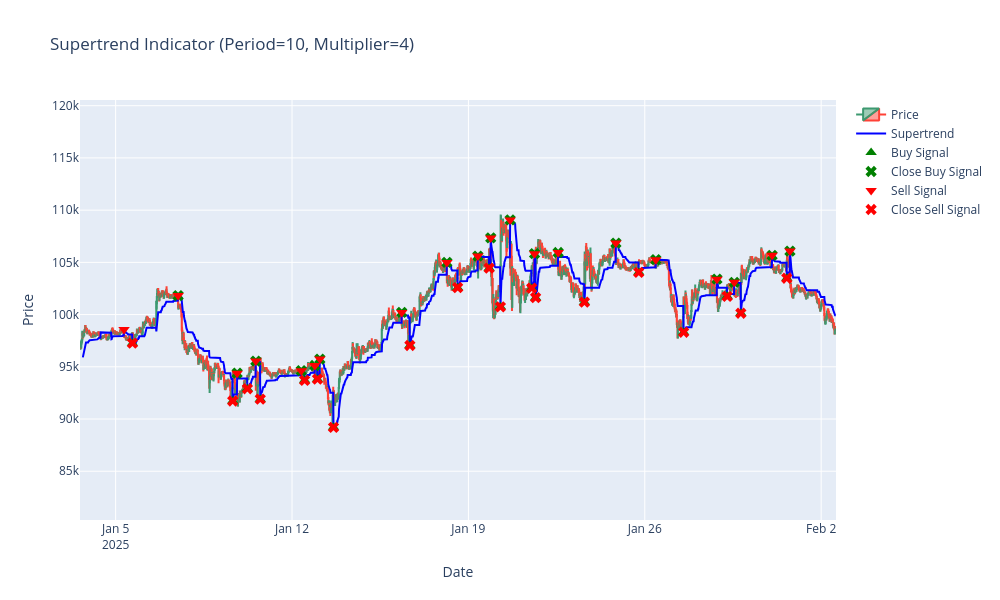

Write notebook code for a chart like this one.
### Code cell
import pandas as pd
import pandas_ta as ta
import plotly.graph_objects as go
from plotly.subplots import make_subplots
from itertools import product

class Supertrend:
    def __init__(self, data, period, multiplier, capital=100, tc=0.0005):
        self.data = data
        self.period = period
        self.multiplier = multiplier
        self.df = None
        self.ADX = None
        self.capital = capital
        self.tc = tc

    def prepare_data(self):
        if isinstance(self.data, str):
            self.df = pd.read_csv(self.data)
        elif isinstance(self.data, pd.DataFrame):
            self.df = self.data.copy()
        self.df['return'] = self.df['Close'].pct_change()
        self.df['Datetime'] = pd.to_datetime(self.df['Datetime'])

    def calculate_ADX(self):
        if self.df is None:
            raise ValueError("Data not prepared. Call prepare_data() first.")
        self.ADX = ta.adx(self.df['High'], self.df['Low'], self.df['Close'], 14)
        return self.ADX

    def supertrend(self):
        if self.df is None:
            raise ValueError("Data not prepared. Call prepare_data() first.")
        
        df = self.df
        st = ta.supertrend(
            high=df['High'],
            low=df['Low'],
            close=df['Close'],
            length=self.period,
            multiplier=self.multiplier
        )

        supertrend_col = f"SUPERT_{self.period}_{self.multiplier:.1f}"
        direction_col = f"SUPERTd_{self.period}_{self.multiplier:.1f}"
        lower_band_col = f"SUPERTl_{self.period}_{self.multiplier:.1f}"
        upper_band_col = f"SUPERTs_{self.period}_{self.multiplier:.1f}"

        df[supertrend_col] = st[supertrend_col]
        df[lower_band_col] = st[lower_band_col]
        df[upper_band_col] = st[upper_band_col]

        if self.ADX is None:
            self.calculate_ADX()
        self.ADX, df = self.ADX.align(df, axis=0, copy=False)

        df['position'] = 0
        df['buy'] = False
        df['close_buy'] = False
        df['sell'] = False
        df['close_sell'] = False
        df['entry_price'] = 0.0
        df['exit_price'] = 0.0
        df['trade_return'] = 0.0

        for i in range(1, len(df)):
            prev_pos = df.at[i-1, 'position']
            trend_up = (st.at[i, direction_col] > 0) and (st.at[i-1, direction_col] < 0)
            trend_down = (st.at[i, direction_col] < 0) and (st.at[i-1, direction_col] > 0)
            adx_condition = self.ADX.at[i, 'ADX_14'] > 20

            # Buy from no position
            if trend_up and adx_condition and prev_pos == 0:
                df.at[i, 'buy'] = True
                df.at[i, 'position'] = 1
                df.at[i, 'entry_price'] = df.at[i, 'Close']
            # Sell from no position
            elif trend_down and adx_condition and prev_pos == 0:
                df.at[i, 'sell'] = True
                df.at[i, 'position'] = -1
                df.at[i, 'entry_price'] = df.at[i, 'Close']
            # Close buy and reverse to short
            elif prev_pos == 1 and trend_down:
                df.at[i, 'close_buy'] = True
                df.at[i, 'exit_price'] = df.at[i, 'Close']
                df.at[i, 'trade_return'] = ((df.at[i, 'exit_price'] / df.at[i-1, 'entry_price']) - 1) - (2 * self.tc)
                df.at[i, 'sell'] = True
                df.at[i, 'position'] = -1
                df.at[i, 'entry_price'] = df.at[i, 'Close']
            # Close sell and reverse to long
            elif prev_pos == -1 and trend_up:
                df.at[i, 'close_sell'] = True
                df.at[i, 'exit_price'] = df.at[i, 'Close']
                df.at[i, 'trade_return'] = ((df.at[i-1, 'entry_price'] / df.at[i, 'exit_price']) - 1) - (2 * self.tc)
                df.at[i, 'buy'] = True
                df.at[i, 'position'] = 1
                df.at[i, 'entry_price'] = df.at[i, 'Close']
            # Carry forward
            else:
                df.at[i, 'position'] = prev_pos
                if prev_pos != 0:
                    df.at[i, 'entry_price'] = df.at[i-1, 'entry_price']

        return df

    def calculate_returns(self, supertrend_df):
        trades = []
        df = supertrend_df
        entry_time = None
        entry_price = 0.0
        position_type = None

        for i in range(len(df)):
            if df.at[i, 'buy'] and not df.at[i, 'close_sell']:  # New long position from no position
                entry_time = df.at[i, 'Datetime']
                entry_price = df.at[i, 'entry_price']
                position_type = 'Long'
            elif df.at[i, 'sell'] and not df.at[i, 'close_buy']:  # New short position from no position
                entry_time = df.at[i, 'Datetime']
                entry_price = df.at[i, 'entry_price']
                position_type = 'Short'
            elif df.at[i, 'close_buy'] or df.at[i, 'close_sell']:  # Trade completed
                if entry_time is not None:  # Ensure there’s an open trade
                    exit_time = df.at[i, 'Datetime']
                    exit_price = df.at[i, 'exit_price']
                    trade_return = df.at[i, 'trade_return']
                    trades.append({
                        'entry_date': entry_time,
                        'exit_date': exit_time,
                        'entry_price': entry_price,
                        'exit_price': exit_price,
                        'type': position_type,
                        'return': trade_return
                    })
                    # Set new entry for the reversed position
                    entry_time = df.at[i, 'Datetime']
                    entry_price = df.at[i, 'entry_price']
                    position_type = 'Short' if df.at[i, 'close_buy'] else 'Long'

        trades_df = pd.DataFrame(trades)
        return trades_df

    def plot(self, supertrend_df):
        if self.df is None:
            raise ValueError("Data not prepared. Call prepare_data() first.")
        if 'buy' not in supertrend_df.columns:
            raise ValueError("Run supertrend() first to generate signals.")

        df = supertrend_df
        supertrend_col = f"SUPERT_{self.period}_{self.multiplier:.1f}"

        fig = go.Figure()
        fig.add_trace(
            go.Candlestick(
                x=df['Datetime'],
                open=df['Open'],
                high=df['High'],
                low=df['Low'],
                close=df['Close'],
                name='Price'
            )
        )
        fig.add_trace(
            go.Scatter(
                x=df['Datetime'],
                y=df[supertrend_col],
                mode='lines',
                name='Supertrend',
                line=dict(color='blue')
            )
        )
        buy_signals = df[df['buy']]
        fig.add_trace(
            go.Scatter(
                x=buy_signals['Datetime'],
                y=buy_signals[supertrend_col],
                mode='markers',
                marker=dict(symbol='triangle-up', color='green', size=10),
                name='Buy Signal'
            )
        )
        close_buy_signals = df[df['close_buy']]
        fig.add_trace(
            go.Scatter(
                x=close_buy_signals['Datetime'],
                y=close_buy_signals[supertrend_col],
                mode='markers',
                marker=dict(symbol='x', color='green', size=10),
                name='Close Buy Signal'
            )
        )
        sell_signals = df[df['sell']]
        fig.add_trace(
            go.Scatter(
                x=sell_signals['Datetime'],
                y=sell_signals[supertrend_col],
                mode='markers',
                marker=dict(symbol='triangle-down', color='red', size=10),
                name='Sell Signal'
            )
        )
        close_sell_signals = df[df['close_sell']]
        fig.add_trace(
            go.Scatter(
                x=close_sell_signals['Datetime'],
                y=close_sell_signals[supertrend_col],
                mode='markers',
                marker=dict(symbol='x', color='red', size=10),
                name='Close Sell Signal'
            )
        )
        fig.update_layout(
            title=f'Supertrend Indicator (Period={self.period}, Multiplier={self.multiplier})',
            xaxis_title='Date',
            yaxis_title='Price',
            xaxis_rangeslider_visible=False,
            yaxis=dict(range=[df['Low'].min() * 0.9, df['High'].max() * 1.1]),
            height=600,
            width=1000
        )
        fig.show()

    def optimize(self, atr_range, multiplier_range, period_range):
        combinations = list(product(atr_range, multiplier_range, period_range))
        results = []
        for combo in combinations:
            self.period = combo[2]
            self.multiplier = combo[1]
            self.atr = combo[0]
            self.prepare_data()
            self.calculate_ADX()
            result_df = self.supertrend()
            trades_df = self.calculate_returns(result_df)
            results.append({'params': combo, 'trades': trades_df})
        return results

# Example usage
df = pd.read_csv('bitcoin30days.csv')
st_instance = Supertrend(df, 10, 4, capital=100, tc=0.0005)
st_instance.prepare_data()
st_instance.calculate_ADX()
result_df = st_instance.supertrend()
st_instance.plot(result_df)
trades_df = st_instance.calculate_returns(result_df)

# Calculate counts
buy_true = result_df['buy'].sum()
sell_true = result_df['sell'].sum()
close_buy_true = result_df['close_buy'].sum()
close_sell_true = result_df['close_sell'].sum()

print(f"Buy Signals (True): {buy_true}")
print(f"Sell Signals (True): {sell_true}")
print(f"Close Buy Signals (True): {close_buy_true}")
print(f"Close Sell Signals (True): {close_sell_true}")

print("\nTrade Results:")
print(trades_df)

signals = result_df[result_df['buy'] | result_df['sell'] | result_df['close_buy'] | result_df['close_sell']]
print("\nRows with signals:")
print(signals[['Datetime', 'Close', 'buy', 'sell', 'close_buy', 'close_sell', 'position', 'entry_price', 'exit_price', 'trade_return']])

### Figure 1 — Plotly figure (JSON) as saved in the notebook; plotly's stock layout.template omitted (floating-point values rounded to 4 significant figures; data arrays with more than 128 entries replaced by an {"elided": "..."} marker saying what was removed)
{"data": [{"close": {"elided": "2880 float values"}, "high": {"elided": "2880 float values"}, "low": {"elided": "2880 float values"}, "name": "Price", "open": {"elided": "2880 float values"}, "type": "candlestick", "x": {"elided": "2880 str values"}}, {"line": {"color": "blue"}, "mode": "lines", "name": "Supertrend", "type": "scatter", "x": {"elided": "2880 str values"}, "y": {"elided": "2880 float values"}}, {"marker": {"color": "green", "size": 10, "symbol": "triangle-up"}, "mode": "markers", "name": "Buy Signal", "type": "scatter", "x": ["2025-01-05T16:00:00", "2025-01-09T15:30:00", "2025-01-10T05:30:00", "2025-01-10T17:45:00", "2025-01-12T12:00:00", "2025-01-13T00:15:00", "2025-01-13T15:30:00", "2025-01-16T16:15:00", "2025-01-18T13:45:00", "2025-01-19T19:45:00", "2025-01-20T06:30:00", "2025-01-21T12:15:00", "2025-01-21T16:00:00", "2025-01-23T14:30:00", "2025-01-25T18:15:00", "2025-01-27T13:00:00", "2025-01-29T06:30:00", "2025-01-29T19:30:00", "2025-01-31T15:15:00"], "y": [97270.0, 91720.0, 92900.0, 91900.0, 93700.0, 93810.0, 89210.0, 97040.0, 102600.0, 104400.0, 100700.0, 102500.0, 101600.0, 101200.0, 104000.0, 98310.0, 101700.0, 100100.0, 103500.0]}, {"marker": {"color": "green", "size": 10, "symbol": "x"}, "mode": "markers", "name": "Close Buy Signal", "type": "scatter", "x": ["2025-01-07T11:30:00", "2025-01-09T19:45:00", "2025-01-10T13:30:00", "2025-01-12T08:45:00", "2025-01-12T21:45:00", "2025-01-13T02:30:00", "2025-01-16T08:30:00", "2025-01-18T03:30:00", "2025-01-19T09:00:00", "2025-01-19T21:15:00", "2025-01-20T15:45:00", "2025-01-21T15:00:00", "2025-01-22T13:30:00", "2025-01-24T20:30:00", "2025-01-26T10:30:00", "2025-01-28T20:45:00", "2025-01-29T13:15:00", "2025-01-31T01:15:00", "2025-01-31T18:15:00"], "y": [101800.0, 94390.0, 95550.0, 94630.0, 95130.0, 95740.0, 100200.0, 105000.0, 105600.0, 107300.0, 109100.0, 105800.0, 105900.0, 106800.0, 105300.0, 103400.0, 103100.0, 105700.0, 106100.0]}, {"marker": {"color": "red", "size": 10, "symbol": "triangle-down"}, "mode": "markers", "name": "Sell Signal", "type": "scatter", "x": ["2025-01-05T08:00:00", "2025-01-07T11:30:00", "2025-01-09T19:45:00", "2025-01-10T13:30:00", "2025-01-12T08:45:00", "2025-01-12T21:45:00", "2025-01-13T02:30:00", "2025-01-16T08:30:00", "2025-01-18T03:30:00", "2025-01-19T09:00:00", "2025-01-19T21:15:00", "2025-01-20T15:45:00", "2025-01-21T15:00:00", "2025-01-22T13:30:00", "2025-01-24T20:30:00", "2025-01-26T10:30:00", "2025-01-28T20:45:00", "2025-01-29T13:15:00", "2025-01-31T01:15:00", "2025-01-31T18:15:00"], "y": [98560.0, 101800.0, 94390.0, 95550.0, 94630.0, 95130.0, 95740.0, 100200.0, 105000.0, 105600.0, 107300.0, 109100.0, 105800.0, 105900.0, 106800.0, 105300.0, 103400.0, 103100.0, 105700.0, 106100.0]}, {"marker": {"color": "red", "size": 10, "symbol": "x"}, "mode": "markers", "name": "Close Sell Signal", "type": "scatter", "x": ["2025-01-05T16:00:00", "2025-01-09T15:30:00", "2025-01-10T05:30:00", "2025-01-10T17:45:00", "2025-01-12T12:00:00", "2025-01-13T00:15:00", "2025-01-13T15:30:00", "2025-01-16T16:15:00", "2025-01-18T13:45:00", "2025-01-19T19:45:00", "2025-01-20T06:30:00", "2025-01-21T12:15:00", "2025-01-21T16:00:00", "2025-01-23T14:30:00", "2025-01-25T18:15:00", "2025-01-27T13:00:00", "2025-01-29T06:30:00", "2025-01-29T19:30:00", "2025-01-31T15:15:00"], "y": [97270.0, 91720.0, 92900.0, 91900.0, 93700.0, 93810.0, 89210.0, 97040.0, 102600.0, 104400.0, 100700.0, 102500.0, 101600.0, 101200.0, 104000.0, 98310.0, 101700.0, 100100.0, 103500.0]}], "layout": {"height": 600, "title": {"text": "Supertrend Indicator (Period=10, Multiplier=4)"}, "width": 1000, "xaxis": {"rangeslider": {"visible": false}, "title": {"text": "Date"}}, "yaxis": {"range": [80330.0, 120500.0], "title": {"text": "Price"}}}}
